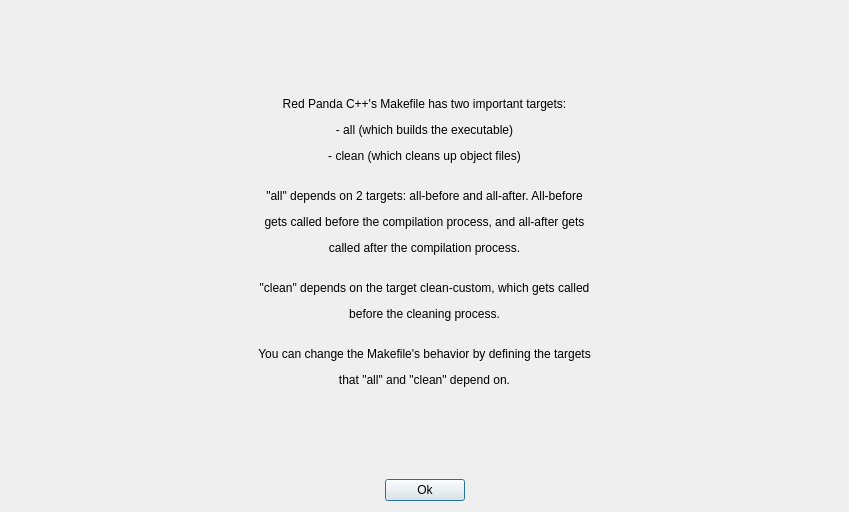
<?xml version="1.0" encoding="UTF-8"?>
<ui version="4.0">
 <class>CustomMakefileInfoDialog</class>
 <widget class="QDialog" name="CustomMakefileInfoDialog">
  <property name="geometry">
   <rect>
    <x>0</x>
    <y>0</y>
    <width>849</width>
    <height>512</height>
   </rect>
  </property>
  <property name="windowTitle">
   <string>Information for custom makefile</string>
  </property>
  <layout class="QGridLayout">
   <item row="1" column="1">
    <widget class="QPushButton" name="pushButton">
     <property name="text">
      <string>Ok</string>
     </property>
    </widget>
   </item>
   <item row="1" column="0">
    <spacer name="horizontalSpacer">
     <property name="orientation">
      <enum>Qt::Horizontal</enum>
     </property>
     <property name="sizeHint" stdset="0">
      <size>
       <width>40</width>
       <height>20</height>
      </size>
     </property>
    </spacer>
   </item>
   <item row="1" column="2">
    <spacer name="horizontalSpacer_2">
     <property name="orientation">
      <enum>Qt::Horizontal</enum>
     </property>
     <property name="sizeHint" stdset="0">
      <size>
       <width>40</width>
       <height>20</height>
      </size>
     </property>
    </spacer>
   </item>
   <item row="0" column="0" colspan="3">
    <widget class="QLabel" name="label">
     <property name="text">
      <string>&lt;html&gt;&lt;head/&gt;&lt;body&gt;&lt;p&gt;Red Panda C++'s Makefile has two important targets:&lt;/p&gt;&lt;p&gt;- all (which builds the executable)&lt;/p&gt;&lt;p&gt;- clean (which cleans up object files)&lt;/p&gt;&lt;p&gt;&lt;br/&gt;&amp;quot;all&amp;quot; depends on 2 targets: all-before and all-after. All-before&lt;/p&gt;&lt;p&gt;gets called before the compilation process, and all-after gets&lt;/p&gt;&lt;p&gt;called after the compilation process.&lt;/p&gt;&lt;p&gt;&lt;br/&gt;&amp;quot;clean&amp;quot; depends on the target clean-custom, which gets called&lt;/p&gt;&lt;p&gt;before the cleaning process.&lt;br/&gt;&lt;/p&gt;&lt;p&gt;You can change the Makefile's behavior by defining the targets&lt;/p&gt;&lt;p&gt;that &amp;quot;all&amp;quot; and &amp;quot;clean&amp;quot; depend on.&lt;/p&gt;&lt;/body&gt;&lt;/html&gt;</string>
     </property>
     <property name="textFormat">
      <enum>Qt::RichText</enum>
     </property>
     <property name="alignment">
      <set>Qt::AlignCenter</set>
     </property>
    </widget>
   </item>
  </layout>
 </widget>
 <resources/>
 <connections/>
</ui>
